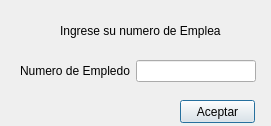
<?xml version="1.0" encoding="UTF-8"?>
<ui version="4.0">
 <class>Dialog</class>
 <widget class="QDialog" name="Dialog">
  <property name="geometry">
   <rect>
    <x>0</x>
    <y>0</y>
    <width>271</width>
    <height>126</height>
   </rect>
  </property>
  <property name="windowTitle">
   <string>Acceso</string>
  </property>
  <widget class="QPushButton" name="Registro_Button">
   <property name="geometry">
    <rect>
     <x>180</x>
     <y>100</y>
     <width>75</width>
     <height>23</height>
    </rect>
   </property>
   <property name="text">
    <string>Aceptar</string>
   </property>
  </widget>
  <widget class="QLabel" name="label_2">
   <property name="geometry">
    <rect>
     <x>60</x>
     <y>20</y>
     <width>161</width>
     <height>21</height>
    </rect>
   </property>
   <property name="text">
    <string>Ingrese su numero de Empleado</string>
   </property>
  </widget>
  <widget class="QWidget" name="layoutWidget">
   <property name="geometry">
    <rect>
     <x>20</x>
     <y>60</y>
     <width>236</width>
     <height>22</height>
    </rect>
   </property>
   <layout class="QHBoxLayout" name="horizontalLayout">
    <item>
     <widget class="QLabel" name="label">
      <property name="text">
       <string>Numero de Empledo</string>
      </property>
     </widget>
    </item>
    <item>
     <widget class="QLineEdit" name="lineEdit"/>
    </item>
   </layout>
  </widget>
 </widget>
 <resources/>
 <connections/>
</ui>
